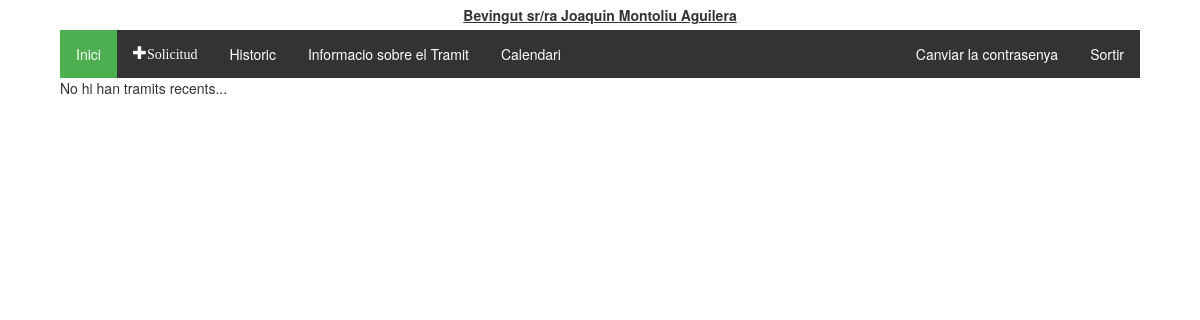
Before: /tramitador/ (signed in) with the older database file.
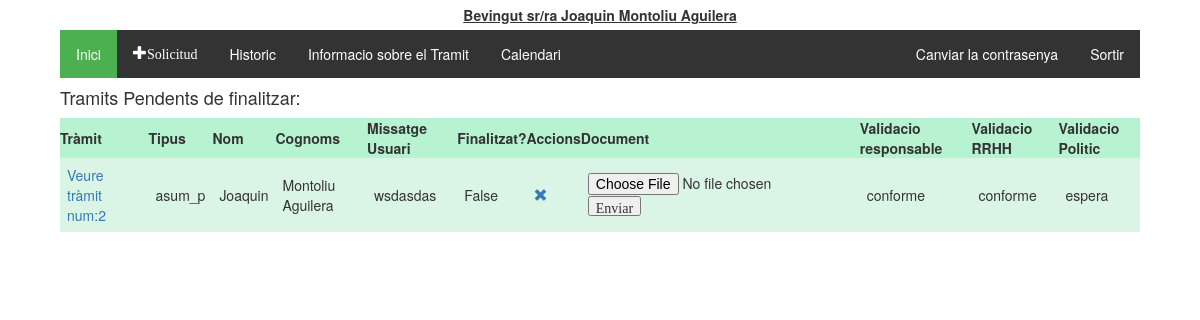
After: the same page with the newer database file.
### tramitador/models.py (models this page shows, shortened)
class Treballadors(AbstractUser):
    usuari = models.CharField(max_length=20)
    """nom = models.CharField(max_length=20)
    cognoms = models.CharField(max_length=20)
    email = models.CharField(max_length=50)"""
    dni = models.CharField(max_length=20, null = True, blank=True)
    areas = models.ManyToManyField(Area)
    """rol = models.CharField(max_length=20, choices = tip_rols, default = 'treb')
    estat = models.CharField(max_length=10, choices = tip_estats, default = 'alta')"""
    representant = models.ForeignKey('self', on_delete=models.CASCADE, blank=True, null = True)
    class Meta:
        ordering = ['first_name','last_name']

class Tramit(models.Model):
    validacio = (
        ('conforme','conforme'),
        ('inconforme','no conforme'),
        ('espera', 'en espera'),
    )
    tipologia = (
        ('vacances', 'Vacances'),
        ('perm_precep', 'Permisos preceptius'),
        ('perm_no_precep', 'Permisos no preceptius'),
        ('asum_p', 'Asumptes personals'),
        ('perm_indisposicio', 'Permis Indisposicio'),
        ('perm_altres', 'Altres permissos'),
    )
    treballador = models.ForeignKey(Treballadors, on_delete=models.CASCADE)
    document = models.ForeignKey(Document, on_delete=models.SET_NULL, null=True, blank=True)
    creat_en = models.DateTimeField(auto_now_add=True)
    modificat_en = models.DateTimeField(auto_now=True)
    data_sol = models.CharField(max_length=250, help_text = "Interval de dates amb guións '/', per dies no consecutios emprar ';' Exemple:2019-08-01-2019-08-20;2019-09-09")
    tipus = models.CharField(max_length=40, choices=tipologia, default='asum_p')
    finalitzat = models.BooleanField(default=False)
    """Validacio de RRHH"""
    valRRHH = models.CharField(max_length=20, choices=validacio, default='espera')
    """Validacio del responsable"""
    valResp =  models.CharField(max_length=20, choices=validacio, default='espera')
    """Validacio del Politic"""
    valPol = models.CharField(max_length=20, choices=validacio, default='espera')
    """En cas de voler explicar el motiu"""
    missatge_usuari = models.CharField(max_length=2000, null = True)
    missatge_responsable = models.CharField(max_length=2000, null = True, blank=True)
    """Millores per el admin site"""
    def was_published_recently(self):
        return self.creat_en >= timezone.now() - datetime.timedelta(days=1)
    was_published_recently.admin_order_field = 'creat_en'
    was_published_recently.boolean = True
    was_published_recently.short_description = 'Publicat recentment?'

### tramitador/views.py (the view)
def index(request):
    if request.method =='POST':
        pk = request.POST.get('seleccio')
        user = get_object_or_404(Treballadors, pk=pk)
        request.user = user
        auth.login(request, user)
    tramits_pendents = Tramit.objects.all().filter(treballador__id=request.user.id).exclude(finalitzat = True)
    subordinats = Treballadors.objects.all().filter(representant__id=request.user.id)
    context = {'tramits_pendents': tramits_pendents, 'subordinats': subordinats}
    return render(request, 'tramits/index.html', context)

### tramitador/templatetags/group.py (called while the page is built)
@register.filter(name='has_group')
def has_group(user, group_name):
    group_name = group_name.split(";")
    for group in group_name:
        if(user.groups.filter(name=group).exists()):
            return True
    return False

### tramitador/templates/tramits/index.html (shortened to what this page needs)
{% extends 'tramits/base.html' %}
{% block content %}
  {% if tramits_pendents %}
  <h4>Tramits Pendents de finalitzar:</h4>
    <table class="TFtable">
      <tr>
        <th>Tràmit</th><th>Tipus</th><th>Nom</th><th>Cognoms</th><th>Missatge Usuari</th><th>Finalitzat?</th><th>Accions</th><th>Document</th>
        <th>Validacio responsable</th><th>Validacio RRHH</th><th>Validacio Politic</th>
      </tr>
      {% for tramit in tramits_pendents %}
      <tr>
        <td><a href="{% url 'tramit_detall' tramit.id %}">Veure tràmit num:{{tramit.id}}</a></td><td>{{tramit.tipus}}</td><td>{{tramit.treballador.first_name}}</td><td>{{tramit.treballador.last_name}}</td>
        <td>{{tramit.missatge_usuari}}</td><td>{{tramit.finalitzat}}</td><td><a href="{% url 'tramit_eliminar' tramit.id %}"  onclick="return confirm('Estas segur de vole eliminar el tràmit?')" class="glyphicon glyphicon-remove"></a></td>
        <td>
          {% if tramit.document %}
            <a href='/static/documents/upload/{{tramit.document.document }}' class="glyphicon glyphicon-save-file"></a>
          {% else %}
            <input type="file"  data-tramit="{{tramit.pk}}" />
            <input type="button" class="glyphicon glyphicon-open-file" value="Enviar" name="pujar"/>
          {% endif %}
        </td>
        <td>{{tramit.valResp}}</td><td>{{tramit.valRRHH}}</td><td>{{tramit.valPol}}</td>
      </tr>
      {% endfor %}
    </table>
    {% else %}
      <p>No hi han tramits recents...</p>
  {% endif %}
{% endblock %}

### tramitador/templates/tramits/base.html (shortened to what this page needs)
<!DOCTYPE html>
{% load static %}
{% load group %}
<html lang="es">
  <head>
    <link rel="stylesheet" href="https://maxcdn.bootstrapcdn.com/bootstrap/3.3.5/css/bootstrap.min.css">
    <link rel="stylesheet" href="https://maxcdn.bootstrapcdn.com/font-awesome/4.4.0/css/font-awesome.min.css">
    <link rel="stylesheet" href="//code.jquery.com/ui/1.12.1/themes/base/jquery-ui.css">
    <link rel="stylesheet" href="{% static 'tramits/style.css' %}">
    <link rel="stylesheet" href="{% static 'tramits/bootstrap-year-calendar.css' %}">
  </head>
  <body>
    <div id="heading">
      {% block heading %}
        {% if user.is_authenticated %}
          Bevingut sr/ra {{ user.first_name }} {{ user.last_name }}
        {% endif %}
      {% endblock %}
    </div>
    {% if user.is_authenticated %}
      <div id="main_block">
        <div id="options_block">
          <ul class="menu_options">
            <li><a href="{% url 'index' %}" class="active">Inici</a></li>
            <li><a href="{% url 'nou_tramit' %}"class ="glyphicon glyphicon-plus">Solicitud</a></li>
            <li><a href="{% url 'historic' %}">Historic</a></li>
            <li><a target="_blank" href="{% static 'documentacio/manual.pdf' %}">Informacio sobre el Tramit</a></li>
            <li><a target="_blank" href="{% url 'calendari' %}">Calendari</a></li>
            <li class="menu_options_dreta"><a href="{% url 'logout' %}">Sortir</a></li>
            <li class="menu_options_dreta"><a href="/permivac/tramitador/accounts/password_change/">Canviar la contrasenya</a></li>
          </ul>
        </div>
        {% block content %}
        {% endblock %}
      </div>
    {% endif %}
  </body>
</html>

### tramitador/static/tramits/style.css (style rules this page uses)
#heading { display:flex; flex-direction: row; justify-content: center; align-content:center; align-items:center; width: 90%; height: auto; margin-left: auto; margin-right: auto; padding: 5px; text-decoration: underline; font-weight: bold; }
#main_block { display:flex; flex-direction:column; width: 90%; margin-left: auto; margin-right: auto; height: auto; justify-content: center; }
.TFtable { width: 100%; height: auto; padding: 5px; }
.TFtable td { padding:7px; border:border#4ef495 1px solid; }
.TFtable tr { background:#b8f3d1; }
.TFtable tr:nth-child(odd) { background:#b8f3d1; }
.TFtable tr:nth-child(even) { background:#daf4e5; }
ul.menu_options { list-style-type: none; margin: 0; padding: 0; overflow: hidden; background-color: #333; }
ul.menu_options li { float: left; }
ul.menu_options li.menu_options_dreta { float:right; }
ul.menu_options li a { display: block; color: white; text-align: center; padding: 14px 16px; text-decoration: none; }
.active { background-color: #4CAF50; }
a, i { cursor: pointer; }

Changed rows visible on the page:
now on this page (row edited): Tramit: id "2", tipus "asum_p", treballador.first_name "Joaquin", treballador.last_name "Montoliu Aguilera", missatge_usuari "wsdasdas", finalitzat "False", valResp "conforme", valRRHH "conforme", valPol "espera"
Other visible differences:
text no longer shown: "No hi han tramits recents..."
text now shown: "Tramits Pendents de finalitzar: Tràmit Tipus Nom Cognoms Missatge Usuari Finalitzat? Accions Document Validacio responsable Validacio RRHH Validacio Politic"
